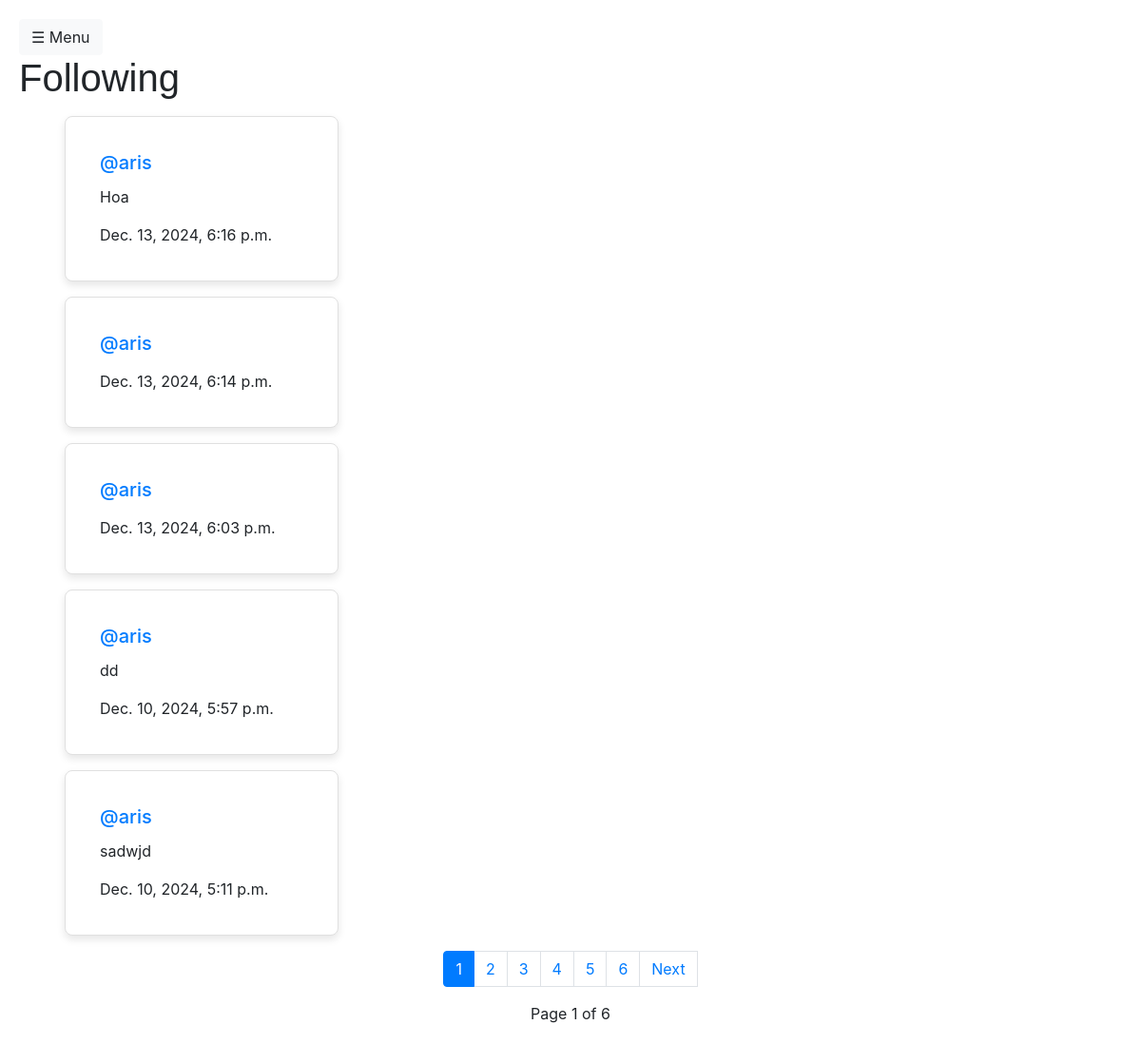
The page /following (signed in) on the database its author committed.
### network/models.py (models this page shows, shortened)
class Post(models.Model):
    content = models.CharField(max_length=200)
    user = models.ForeignKey(User, on_delete=models.CASCADE, related_name="author")
    date = models.DateTimeField(auto_now_add=True)
    image = models.ImageField(upload_to="post_images/", blank=True, null=True)

class User(AbstractUser):
    pass

### network/views.py (the view)
# urls.py: path("following", views.following, name="following"),
def following(request):
    currentUser = User.objects.get(pk=request.user.id)
    followingPeople = Follow.objects.filter(user=currentUser)  # Usuarios que el perfil sigue
    allPost = Post.objects.all().order_by("id").reverse()
    followingPosts = []
    for follow in followingPeople:
        followingPosts.append(follow.userFollowing)
    postsFromFollowing = Post.objects.filter(user__in=followingPosts).order_by('-id')
    paginator = Paginator(postsFromFollowing, 5)  # 5 publicaciones por página
    page_number = request.GET.get('page')
    page_obj = paginator.get_page(page_number)
    return render(request, "network/following.html", {
        "allPost": allPost,
        "page_obj": page_obj
    })

### network/templates/network/following.html (shortened to what this page needs)
{% extends "network/layout.html" %}
{% block body %}
<h1 class="h1P"> Following </h1>
    {% if user.is_authenticated %}
    {% for post in page_obj %}
    <div class="card my-3 mx-5" style="width: 18rem;">
        <div class="card-body">
            <h5 class="card-title"><a href="{% url 'profile' user_id=post.user.id %}" >@{{ post.user }}</a> </h5>
            <p class="card-text">{{ post.content }}</p>
            <p class="card-text">{{ post.date }}</p>
        </div>
    </div>
    {% endfor %}
        <nav aria-label="Page navigation">
            <ul class="pagination justify-content-center">
                {% for num in page_obj.paginator.page_range %}
                {% if page_obj.number == num %}
                    <li class="page-item active">
                        <span class="page-link">{{ num }}</span>
                    </li>
                {% else %}
                    <li class="page-item">
                        <a class="page-link" href="?page={{ num }}">{{ num }}</a>
                    </li>
                {% endif %}
            {% endfor %}
                {% if page_obj.has_next %}
                    <a class="page-link" href="?page={{ page_obj.next_page_number }}" aria-label="Siguiente">
                        Next
                    </a>
                {% endif %}
            </ul>
            <div class="text-center mt-3">
                <span class="page-info">Page {{ page_obj.number }} of {{ page_obj.paginator.num_pages }}</span>
            </div>
            {% else %}
            <h1>You must be logged in to see this page.</h1>
            {% endif %}
    </nav>
{% endblock %}

### network/templates/network/layout.html (shortened to what this page needs)
{% load static %}
<!DOCTYPE html>
<html lang="en">
<head>
    <link rel="stylesheet" href="https://stackpath.bootstrapcdn.com/bootstrap/4.4.1/css/bootstrap.min.css">
    <link href="https://cdnjs.cloudflare.com/ajax/libs/bootstrap-icons/1.5.0/font/bootstrap-icons.min.css" rel="stylesheet">
    <link rel="stylesheet" href="https://cdnjs.cloudflare.com/ajax/libs/font-awesome/4.7.0/css/font-awesome.min.css">
    <link rel="stylesheet" href="{% static 'network/styles.css' %}?v={{ time.now|date:"U" }}">
</head>
<body>
    <div class="main-content" id="main-content">
        <button class="btn btn-light" onclick="openSidebar()">&#9776; Menu</button>
        <div class="body">
            {% block body %}
            {% endblock %}
        </div>
    </div>
</body>
</html>

### network/static/network/styles.css (style rules this page uses)
.h1P { font-family: 'Trebuchet MS', 'Lucida Sans Unicode', 'Lucida Grande', 'Lucida Sans', Arial, sans-serif; }
.card { padding: 16px; border: 1px solid #e0e0e0; border-radius: 8px; box-shadow: 0 4px 8px rgba(0, 0, 0, 0.1); max-width: 300px; margin: 16px auto; transition: transform 0.3s ease, box-shadow 0.3s ease; }

### network/templates/network/layout.html (style rules this page uses)
.main-content { margin-left: 250px; padding: 20px; transition: margin-left 0.3s ease; }

### rows shown on the page
Post: user "aris", content "Hoa", date "Dec. 13, 2024, 6:16 p.m."
Post: user "aris", date "Dec. 13, 2024, 6:14 p.m."
Post: user "aris", date "Dec. 13, 2024, 6:03 p.m."
Post: user "aris", content "dd", date "Dec. 10, 2024, 5:57 p.m."
Post: user "aris", content "sadwjd", date "Dec. 10, 2024, 5:11 p.m."

### other values the page prints
{{ num }} "1"
{{ num }} "2" "3" "4" "5" "6"
{{ page_obj.number }} "1"
{{ page_obj.paginator.num_pages }} "6"
